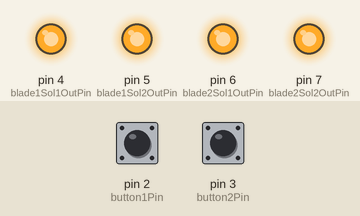
Recording of a sketch running on a simulated Arduino Uno, built with avr-gcc and run on an emulated ATmega328P. On the bench: output pins drawn as LEDs (lit = HIGH). The test bench sets the inputs (shaded band); at power-on: pin 2 (button1Pin) HIGH, pin 3 (button2Pin) HIGH.

Above: at 1.2 s.
1.3 s: pin 2 (button1Pin) pulled LOW for 0.15 s
At 2.5 s:
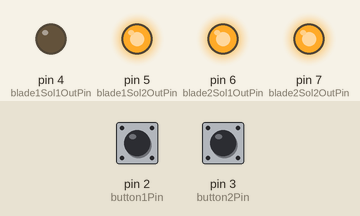
2.9 s: pin 3 (button2Pin) pulled LOW for 0.15 s
At 3.9 s:
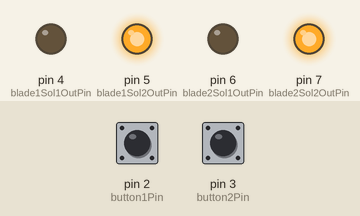
4.5 s: pin 2 (button1Pin) pulled LOW for 1 s
At 5.5 s:
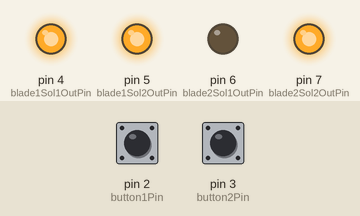
7.0 s: pin 3 (button2Pin) pulled LOW for 1 s
At 7.27 s:
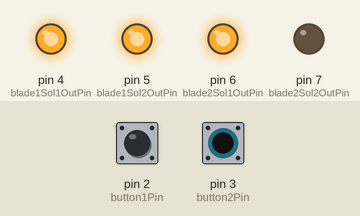
9.5 s: pin 3 (button2Pin) pulled LOW for 3.2 s
At 10.2 s:
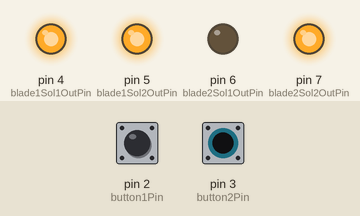
14.2 s: pin 2 (button1Pin) pulled LOW for 3.2 s
At 14.9 s:
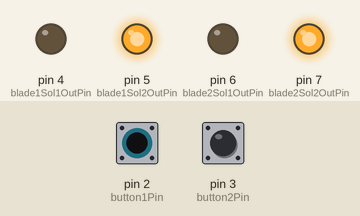
Timing chart, 0 to 17.2 s (numbered marks = the images above; inputs shaded):
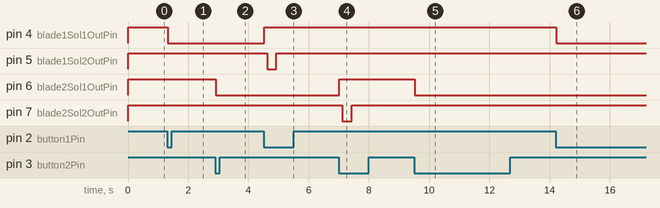

Measured:
- after the input at 1.3 s, pin 4 (blade1Sol1OutPin): HIGH → LOW at once
- after the input at 2.9 s, pin 6 (blade2Sol1OutPin): HIGH → LOW at once
- after the input at 4.5 s, pin 4 (blade1Sol1OutPin): LOW → HIGH at once; pin 5 (blade1Sol2OutPin): HIGH → LOW after 0.12 s, → HIGH 0.30 s later
- after the input at 7.0 s, pin 6 (blade2Sol1OutPin): LOW → HIGH at once; pin 7 (blade2Sol2OutPin): HIGH → LOW after 0.12 s, → HIGH 0.30 s later
- after the input at 9.5 s, pin 6 (blade2Sol1OutPin): HIGH → LOW at once
- after the input at 14.2 s, pin 4 (blade1Sol1OutPin): HIGH → LOW at once

The sketch:

JairusAssassinsCreedBladeCode.ino
```cpp
#define button1Pin 2
#define blade1Sol1OutPin 4
#define blade1Sol2OutPin 5
#define button2Pin 3
#define blade2Sol1OutPin 6
#define blade2Sol2OutPin 7


int button1State = HIGH;
int button2State = HIGH;
int lastButton1State = HIGH;
int lastButton2State = HIGH;
int currentBlade1State = 0;
int currentBlade2State = 0;

//define blade states
#define bladeRetracted 0
#define bladeExtend 1
#define bladeRetract 2
#define bladeRetractDelay 3
#define bladeRetracting 4

const unsigned long debounceDuration = 20;
const unsigned long bladeRetractTime = 300; // adjust this if we're stabbing produce.
const unsigned long bladeSoldDelay = 100; //

unsigned long debounce1TimeStamp = 0;
unsigned long debounce2TimeStamp = 0;

unsigned long blade1SolTS = 0;
unsigned long blade2SolTS = 0;

unsigned long blade1Timer = 0;
unsigned long blade2Timer = 0;


void setup() {
  pinMode(blade1Sol1OutPin, OUTPUT);
  pinMode(blade1Sol2OutPin, OUTPUT);
  pinMode(button1Pin, INPUT_PULLUP);
  pinMode(blade2Sol1OutPin, OUTPUT);
  pinMode(blade2Sol2OutPin, OUTPUT);
  pinMode(button2Pin, INPUT_PULLUP);
}


void loop() {

  int b1reading = digitalRead(button1Pin);
  int b2reading = digitalRead(button2Pin);

  unsigned long now = millis();

  if (b1reading != lastButton1State) {
    // reset the debouncing timer
    debounce1TimeStamp = now;
  }
  if (b2reading != lastButton2State) {
    // reset the debouncing timer
    debounce2TimeStamp = now;
  }

  if ((now - debounce1TimeStamp) > debounceDuration) {
    // whatever the reading is at, it's been there for longer than the debounce
    // delay, so take it as the actual current state:

    // if the button state has changed:
    if (b1reading != button1State) {
      button1State = b1reading;

      // only toggle the blade if the new button state is LOW
      if (button1State == LOW) {
        //UPDATE BLADE STATE MACHINE HERE...
        if (currentBlade1State == bladeRetracted) {
          currentBlade1State = bladeExtend;
        } else if (currentBlade1State == bladeExtend) {
          currentBlade1State = bladeRetract;
        }
      }
    }
  }
  lastButton1State = b1reading;

  if ((now - debounce2TimeStamp) > debounceDuration) {
    // whatever the reading is at, it's been there for longer than the debounce
    // delay, so take it as the actual current state:

    // if the button state has changed:
    if (b2reading != button2State) {
      button2State = b2reading;

      // only toggle the blade if the new button state is LOW
      if (button2State == LOW) {
        //UPDATE BLADE STATE MACHINE HERE...
        if (currentBlade2State == bladeRetracted) {
          currentBlade2State = bladeExtend;
        } else if (currentBlade2State == bladeExtend) {
          currentBlade2State = bladeRetract;
        }
      }
    }
  }
  lastButton2State = b2reading;

  switch (currentBlade1State) {
    case bladeRetracted:
      digitalWrite(blade1Sol1OutPin, HIGH);
      digitalWrite(blade1Sol2OutPin, HIGH);
      break;
    case bladeExtend:
      digitalWrite(blade1Sol1OutPin, LOW);
      break;
    case bladeRetract:
      //Turn off sol extending blade
      digitalWrite(blade1Sol1OutPin, HIGH);
      // retract blade
      blade1SolTS = now;
      currentBlade1State = 3;
      break;
    case bladeRetractDelay:
      if (now - blade1SolTS > bladeSoldDelay) {
        digitalWrite(blade1Sol2OutPin, LOW);
        blade1Timer = now;
        currentBlade1State = 4;
      }
      break;
    case bladeRetracting:
      if (now - blade1Timer > bladeRetractTime) {
        currentBlade1State = 0;
      }
      break;
  }

  switch (currentBlade2State) {
    case bladeRetracted:
      digitalWrite(blade2Sol1OutPin, HIGH);
      digitalWrite(blade2Sol2OutPin, HIGH);
      break;
    case bladeExtend:
      digitalWrite(blade2Sol1OutPin, LOW);
      break;
    case bladeRetract:
      //Turn off sol extending blade
      digitalWrite(blade2Sol1OutPin, HIGH);
      blade2SolTS = now;
      currentBlade2State = 3;
      break;
    case bladeRetractDelay:
    if (now - blade2SolTS > bladeSoldDelay) {
      // retract blade
      digitalWrite(blade2Sol2OutPin, LOW);
      blade2Timer = now;
      currentBlade2State = 4;
    }
      break;
    case bladeRetracting:
      if (now - blade2Timer > bladeRetractTime) {
        currentBlade2State = 0;
      }
      break;
  }


  /*
  //check for button press, add debounce check
  buttonState = digitalRead(buttonPin);
  //check debounce - current time minus previous timestamp (duration since last timestamp) > duration
  if (millis() - debounceTimeStamp > debounceDuration) {
    //if button is pressed
    if (buttonState != lastButtonState) {
      //bank current button state
      lastButtonState = buttonState;
      // TimeStamp for button state change
      debounceTimeStamp = millis();
      // If button is depressed
      if (buttonState == LOW) {
        switch (currentBladeState) {
          case bladeExtend:
            digitalWrite(sol1OutPin, HIGH);
            currentBladeState++;
            break;
          case bladeRetract:
            //Turn off sol extending blade
            digitalWrite(sol1OutPin, LOW);
            // retract blade
            digitalWrite(sol2OutPin, HIGH);
            //Delay can be rewritten as a timer
            delay(200);
            //Sol off
            digitalWrite(sol2OutPin, LOW);
            //reset state
            currentBladeState = 0;
            break;
        }
      }
    }
  }
  */
}
```
